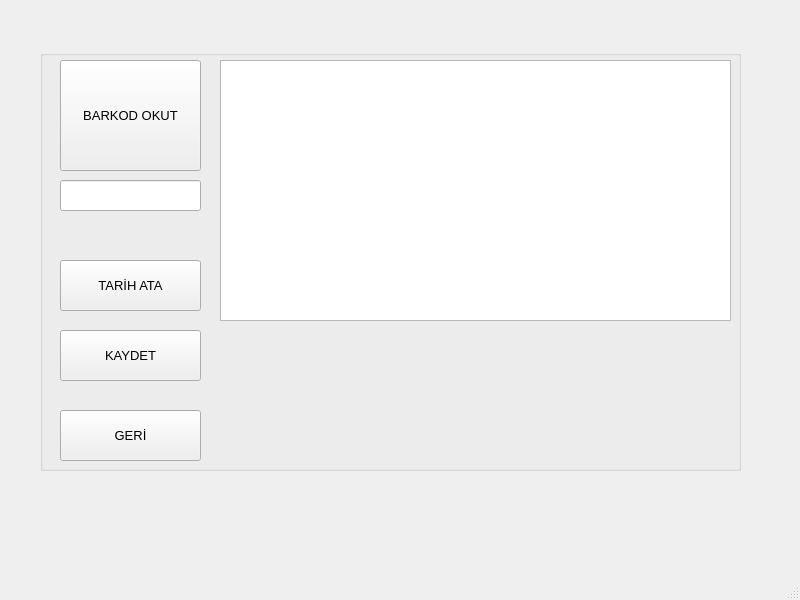
<?xml version="1.0" encoding="UTF-8"?>
<ui version="4.0">
 <class>SalesEntryPageCls</class>
 <widget class="QMainWindow" name="SalesEntryPageCls">
  <property name="geometry">
   <rect>
    <x>0</x>
    <y>0</y>
    <width>800</width>
    <height>600</height>
   </rect>
  </property>
  <property name="windowTitle">
   <string>MainWindow</string>
  </property>
  <property name="styleSheet">
   <string notr="true"/>
  </property>
  <widget class="QWidget" name="centralwidget">
   <widget class="QGroupBox" name="groupBox">
    <property name="geometry">
     <rect>
      <x>40</x>
      <y>50</y>
      <width>701</width>
      <height>421</height>
     </rect>
    </property>
    <property name="font">
     <font>
      <pointsize>10</pointsize>
     </font>
    </property>
    <property name="title">
     <string/>
    </property>
    <widget class="QLineEdit" name="lineEdit">
     <property name="geometry">
      <rect>
       <x>20</x>
       <y>130</y>
       <width>141</width>
       <height>31</height>
      </rect>
     </property>
     <property name="font">
      <font>
       <pointsize>10</pointsize>
      </font>
     </property>
    </widget>
    <widget class="QPushButton" name="pushButtonAssignDate">
     <property name="geometry">
      <rect>
       <x>20</x>
       <y>210</y>
       <width>141</width>
       <height>51</height>
      </rect>
     </property>
     <property name="font">
      <font>
       <pointsize>10</pointsize>
      </font>
     </property>
     <property name="text">
      <string>TARİH ATA</string>
     </property>
    </widget>
    <widget class="QTableWidget" name="tableWidget">
     <property name="geometry">
      <rect>
       <x>180</x>
       <y>10</y>
       <width>511</width>
       <height>261</height>
      </rect>
     </property>
     <property name="font">
      <font>
       <pointsize>10</pointsize>
      </font>
     </property>
    </widget>
    <widget class="QPushButton" name="pushButtonReturn">
     <property name="geometry">
      <rect>
       <x>20</x>
       <y>360</y>
       <width>141</width>
       <height>51</height>
      </rect>
     </property>
     <property name="font">
      <font>
       <pointsize>10</pointsize>
      </font>
     </property>
     <property name="text">
      <string>GERİ</string>
     </property>
    </widget>
    <widget class="QPushButton" name="pushButtonBarcodeRead">
     <property name="geometry">
      <rect>
       <x>20</x>
       <y>10</y>
       <width>141</width>
       <height>111</height>
      </rect>
     </property>
     <property name="font">
      <font>
       <pointsize>10</pointsize>
      </font>
     </property>
     <property name="text">
      <string>BARKOD OKUT</string>
     </property>
    </widget>
    <widget class="QPushButton" name="pushButtonSave">
     <property name="geometry">
      <rect>
       <x>20</x>
       <y>280</y>
       <width>141</width>
       <height>51</height>
      </rect>
     </property>
     <property name="font">
      <font>
       <pointsize>10</pointsize>
      </font>
     </property>
     <property name="text">
      <string>KAYDET</string>
     </property>
    </widget>
   </widget>
  </widget>
  <widget class="QMenuBar" name="menubar">
   <property name="geometry">
    <rect>
     <x>0</x>
     <y>0</y>
     <width>800</width>
     <height>21</height>
    </rect>
   </property>
  </widget>
  <widget class="QStatusBar" name="statusbar"/>
 </widget>
 <resources/>
 <connections/>
</ui>
